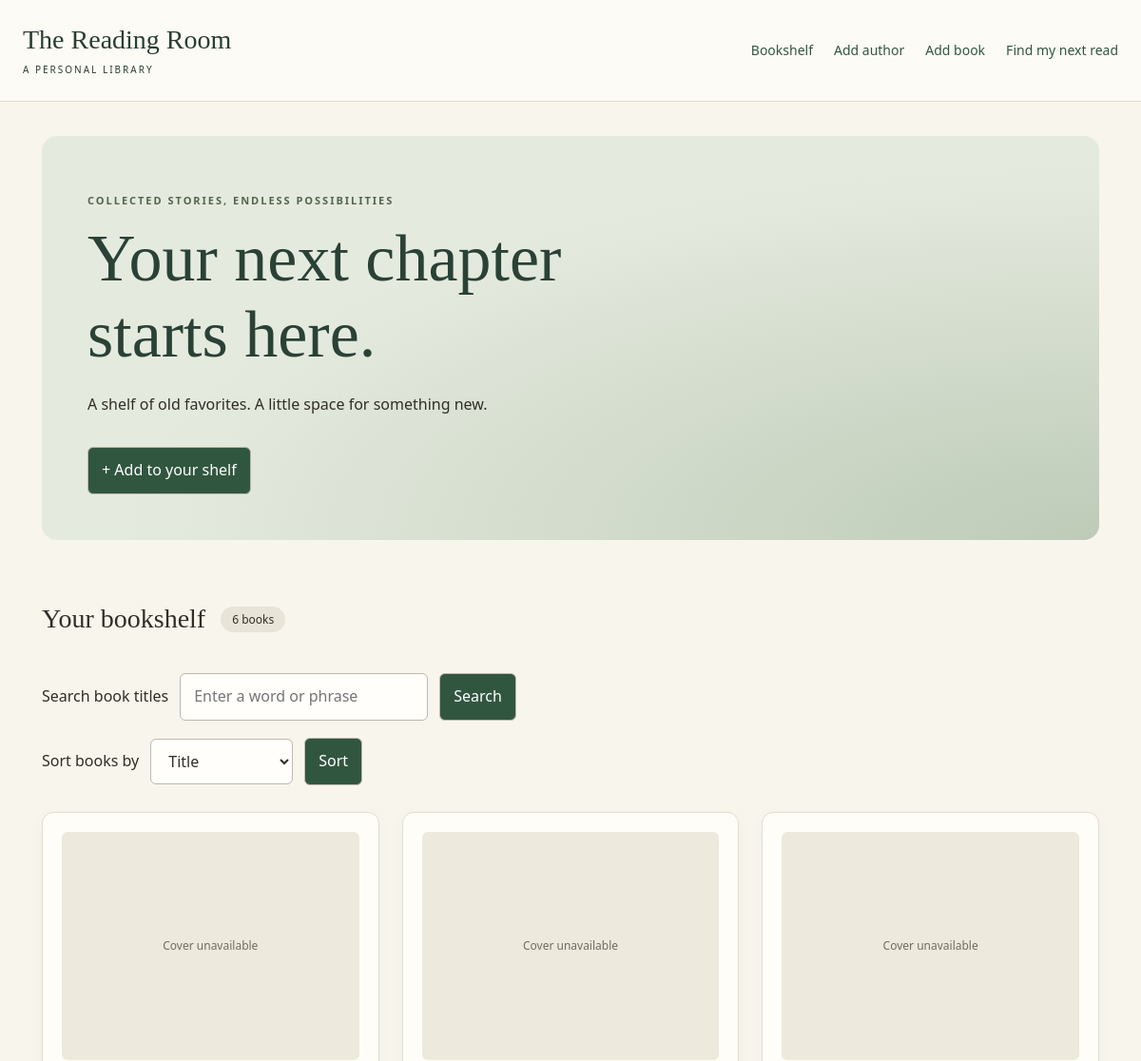
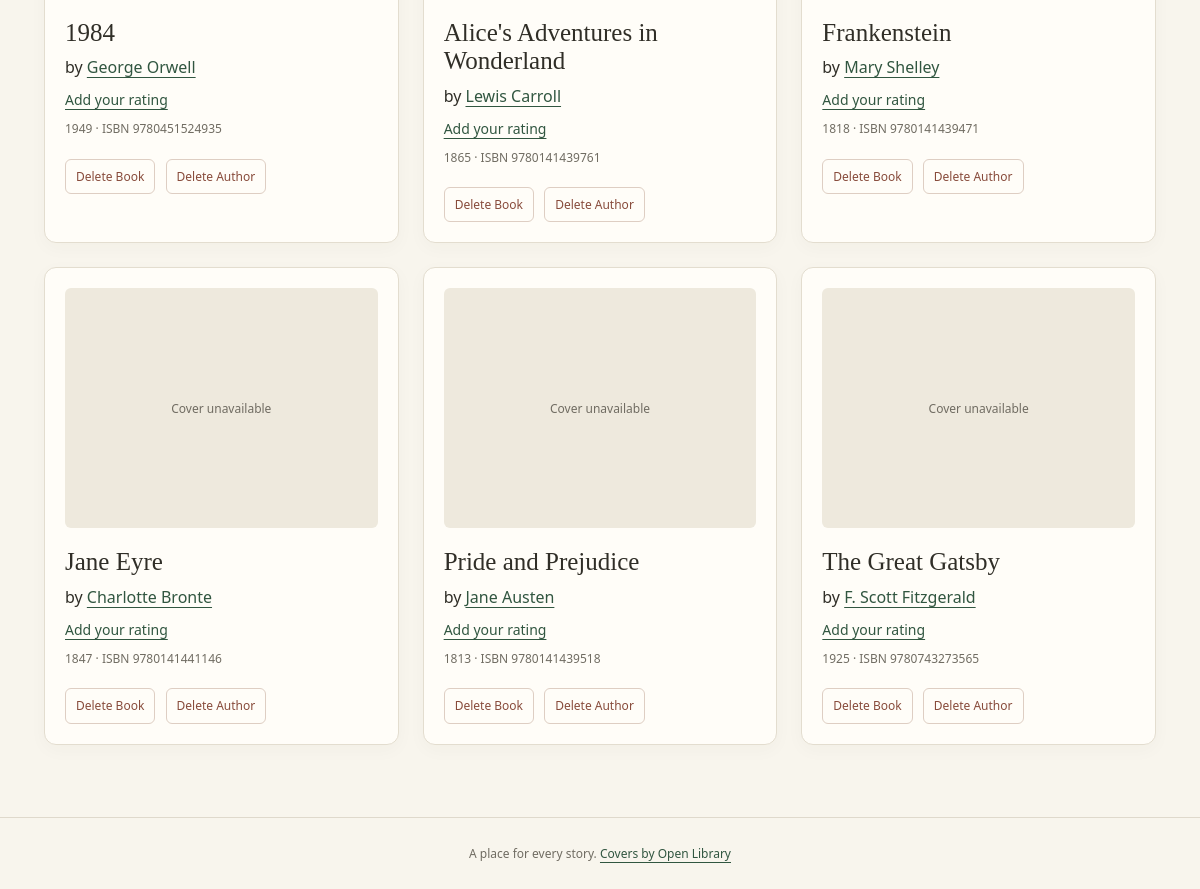
The page / on the database its author committed (2 pictures, top to bottom).
### data_models.py (models this page shows, shortened)
class Book(db.Model):
    __tablename__ = "book"
    __table_args__ = (db.CheckConstraint("rating BETWEEN 1 AND 10", name="valid_rating"),)
    id = db.Column(db.Integer, primary_key=True, autoincrement=True)
    isbn = db.Column(db.String(20), nullable=False, unique=True)
    title = db.Column(db.String(300), nullable=False)
    publication_year = db.Column(db.Integer, nullable=False)
    author_id = db.Column(db.Integer, db.ForeignKey("author.id"), nullable=False)
    rating = db.Column(db.Integer, nullable=True)
    author = db.relationship("Author", back_populates="books")

class Author(db.Model):
    __tablename__ = "author"
    id = db.Column(db.Integer, primary_key=True, autoincrement=True)
    name = db.Column(db.String(200), nullable=False)
    birth_date = db.Column(db.Date, nullable=True)
    date_of_death = db.Column(db.Date, nullable=True)
    books = db.relationship("Book", back_populates="author", cascade="all, delete-orphan")

### app.py (the view)
@app.route('/')
def home():
    search = request.args.get('search', '').strip()
    sort = request.args.get('sort', 'title')
    if sort not in ('title', 'author'):
        sort = 'title'
    order_column = Author.name if sort == 'author' else Book.title
    query = db.select(Book).join(Author).options(db.joinedload(Book.author))
    if search:
        query = query.where(Book.title.icontains(search, autoescape=True))
    books = db.session.execute(
        query.order_by(db.func.lower(order_column), Book.title, Book.id)
    ).scalars().all()
    return render_template('home.html', books=books, sort=sort, search=search)

### app.py (called while the page is built)
@app.template_filter('cover_url')
def cover_url(isbn):
    return f"https://covers.openlibrary.org/b/isbn/{quote(isbn, safe='')}-M.jpg?default=false"

### templates/home.html (shortened to what this page needs)
{% extends 'base.html' %}
{% block content %}
<section class="hero">
  <p class="eyebrow">Collected stories, endless possibilities</p>
  <h1>Your next chapter<br>starts here.</h1>
  <p>A shelf of old favorites. A little space for something new.</p>
  <a class="button" href="{{ url_for('add_book') }}">+ Add to your shelf</a>
</section>
<div class="section-heading"><h2>Your bookshelf</h2><span class="badge">{{ books|length }} book{% if books|length != 1 %}s{% endif %}</span></div>
<form method="get" class="sort-form" role="search">
  <label for="search">Search book titles</label>
  <input type="search" id="search" name="search" value="{{ search }}" placeholder="Enter a word or phrase">
  <button type="submit">Search</button>
</form>
<form method="get" class="sort-form">
  <label for="sort">Sort books by</label>
  <select id="sort" name="sort">
    <option value="title" {% if sort == 'title' %}selected{% endif %}>Title</option>
  </select>
  <button type="submit">Sort</button>
</form>
<section class="books" aria-label="Books">
  {% for book in books %}
  <article class="book">
    <div class="cover">
      <span>Cover unavailable</span>
    </div>
    <h2><a href="{{ url_for('book_detail', book_id=book.id) }}">{{ book.title }}</a></h2>
    <p>by <a href="{{ url_for('author_detail', author_id=book.author.id) }}">{{ book.author.name }}</a></p>
    <p class="rating">{% if book.rating %}★ {{ book.rating }}/10{% else %}<a href="{{ url_for('book_detail', book_id=book.id) }}">Add your rating</a>{% endif %}</p>
    <p class="details">{{ book.publication_year }} · ISBN {{ book.isbn }}</p>
    <form method="post" action="{{ url_for('delete_book', book_id=book.id) }}">
      <button class="danger" type="submit" aria-label="Delete Book: {{ book.title }}">Delete Book</button>
    </form>
    <form method="post" action="{{ url_for('delete_author', author_id=book.author.id) }}" onsubmit="return confirm('Delete this author and ALL their books?')">
      <button class="danger" type="submit" aria-label="Delete Author: {{ book.author.name }}">Delete Author</button>
    </form>
  </article>
  {% else %}
  {% if search %}
  <p>No books match “{{ search }}”. Try another word or phrase.</p>
  {% else %}
  <p>Your shelf is empty. <a href="{{ url_for('add_book') }}">Add your first book.</a></p>
  {% endif %}
  {% endfor %}
</section>
{% endblock %}

### templates/base.html (shortened to what this page needs)
<!doctype html>
<html lang="en">
<head>
  <link rel="stylesheet" href="{{ url_for('static', filename='style.css') }}">
</head>
<body>
  <header><a class="brand" href="{{ url_for('home') }}">The Reading Room<span>A personal library</span></a>
    <nav aria-label="Main navigation">
      <a href="{{ url_for('home') }}">Bookshelf</a>
      <a href="{{ url_for('add_author') }}">Add author</a>
      <a href="{{ url_for('add_book') }}">Add book</a>
      <a href="{{ url_for('recommend') }}">Find my next read</a>
    </nav>
  </header>
  <main>
    {% block content %}{% endblock %}
  </main>
  <footer>A place for every story. <a href="https://openlibrary.org/">Covers by Open Library</a></footer>
</body>
</html>

### static/style.css (style rules this page uses)
:root { font-family: system-ui, sans-serif; color: #302e27; background: #f8f5ed; line-height: 1.6; }
* { box-sizing: border-box; }
body { margin: 0; }
header { padding: 26px max(24px, calc((100% - 1160px) / 2)); border-bottom: 1px solid #dfd9cc; display: flex; gap: 24px; justify-content: space-between; flex-wrap: wrap; background: #fdfbf6; }
header a { text-decoration: none; }
.brand { font: 28px Georgia, serif; color: #293e34; }
.brand span { display: block; font: 10px system-ui, sans-serif; text-transform: uppercase; letter-spacing: .2em; margin-top: 8px; }
nav { display: flex; gap: 22px; align-items: center; flex-wrap: wrap; font-size: 14px; }
main { max-width: 1160px; margin: 36px auto 72px; padding: 0 24px; }
h1, h2 { font-family: Georgia, serif; font-weight: normal; line-height: 1.15; }
h1 { font-size: clamp(36px, 5vw, 58px); margin: 12px 0 20px; }
h2 { font-size: 28px; }
a { color: #315640; text-underline-offset: 4px; }
.hero { padding: 48px; background: #e5eadf; border-radius: 16px; margin-bottom: 44px; background-image: radial-gradient(ellipse at right bottom, #bdcbb7 0, transparent 65%); }
.hero h1 { max-width: 700px; font-size: clamp(40px, 6vw, 70px); color: #294235; }
.hero p { max-width: 560px; }
.eyebrow { font-size: 11px; text-transform: uppercase; letter-spacing: .18em; font-weight: 650; color: #52654d; }
.hero .button { margin-top: 16px; }
.section-heading { display: flex; gap: 16px; align-items: center; }
.badge { background: #e9e4d8; border-radius: 30px; padding: 4px 12px; font-size: 12px; }
.books { display: grid; grid-template-columns: repeat(3, minmax(0, 1fr)); gap: 24px; margin-top: 28px; }
.book { padding: 20px; background: #fffdf8; border: 1px solid #e3ddcf; border-radius: 12px; box-shadow: 0 5px 18px #4b382008; }
.book h2 { font-size: 25px; margin: 20px 0 8px; }
.book h2 a { color: inherit; text-decoration: none; }
.book p { margin: 8px 0; }
.book form { display: inline-block; margin-right: 6px; }
.cover { height: 240px; display: grid; place-items: center; background: #eee9dd; position: relative; border-radius: 6px; overflow: hidden; }
.cover span, .details { font-size: 12px; color: #706c62; overflow-wrap: anywhere; }
.rating { color: #835c24; font-size: 14px; }
input, select, textarea, button, .button { font: inherit; padding: 11px 14px; border: 1px solid #bdb8aa; border-radius: 6px; }
input, select, textarea { background: #fffefb; min-width: 0; color: inherit; }
button, .button { background: #315640; color: white; cursor: pointer; text-decoration: none; display: inline-block; }
.danger { color: #884b3b; background: transparent; border-color: #decec3; font-size: 12px; padding: 7px 10px; margin-top: 12px; }
.sort-form { display: flex; flex-wrap: wrap; align-items: center; gap: 12px; margin: 18px 0; }
footer { padding: 26px; text-align: center; font-size: 12px; color: #706c62; border-top: 1px solid #dfd9cc; }

### rows shown on the page
Book: title "1984", author.name "George Orwell", publication_year "1949", isbn "9780451524935"
Book: title "Alice's Adventures in Wonderland", author.name "Lewis Carroll", publication_year "1865", isbn "9780141439761"
Book: title "Frankenstein", author.name "Mary Shelley", publication_year "1818", isbn "9780141439471"
Book: title "Jane Eyre", author.name "Charlotte Bronte", publication_year "1847", isbn "9780141441146"
Book: title "Pride and Prejudice", author.name "Jane Austen", publication_year "1813", isbn "9780141439518"
Book: title "The Great Gatsby", author.name "F. Scott Fitzgerald", publication_year "1925", isbn "9780743273565"

### other values the page prints
{{ books|length }} "6"
